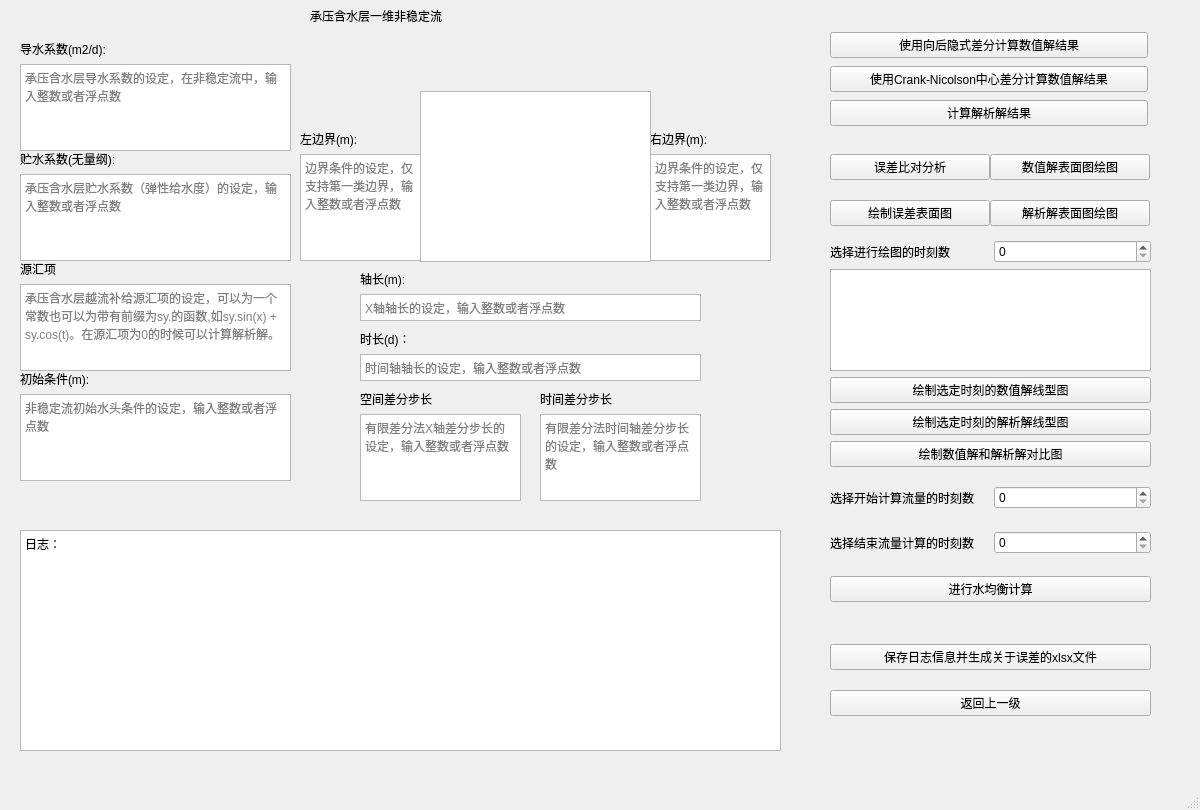
<?xml version="1.0" encoding="UTF-8"?>
<ui version="4.0">
 <class>one_dimension_confined_aquifer_unstable_flow</class>
 <widget class="QMainWindow" name="one_dimension_confined_aquifer_unstable_flow">
  <property name="geometry">
   <rect>
    <x>0</x>
    <y>0</y>
    <width>1200</width>
    <height>810</height>
   </rect>
  </property>
  <property name="windowTitle">
   <string>承压含水层一维非稳定流</string>
  </property>
  <widget class="QWidget" name="centralwidget">
   <widget class="QTextBrowser" name="textBrowser">
    <property name="geometry">
     <rect>
      <x>20</x>
      <y>530</y>
      <width>761</width>
      <height>221</height>
     </rect>
    </property>
    <property name="html">
     <string>&lt;!DOCTYPE HTML PUBLIC &quot;-//W3C//DTD HTML 4.0//EN&quot; &quot;http://www.w3.org/TR/REC-html40/strict.dtd&quot;&gt;
&lt;html&gt;&lt;head&gt;&lt;meta name=&quot;qrichtext&quot; content=&quot;1&quot; /&gt;&lt;style type=&quot;text/css&quot;&gt;
p, li { white-space: pre-wrap; }
&lt;/style&gt;&lt;/head&gt;&lt;body style=&quot; font-family:'SimSun'; font-size:9pt; font-weight:400; font-style:normal;&quot;&gt;
&lt;p style=&quot; margin-top:0px; margin-bottom:0px; margin-left:0px; margin-right:0px; -qt-block-indent:0; text-indent:0px;&quot;&gt;日志：&lt;/p&gt;&lt;/body&gt;&lt;/html&gt;</string>
    </property>
   </widget>
   <widget class="QLabel" name="label">
    <property name="geometry">
     <rect>
      <x>310</x>
      <y>0</y>
      <width>181</width>
      <height>31</height>
     </rect>
    </property>
    <property name="text">
     <string>承压含水层一维非稳定流</string>
    </property>
   </widget>
   <widget class="QWidget" name="verticalLayoutWidget_3">
    <property name="geometry">
     <rect>
      <x>830</x>
      <y>140</y>
      <width>160</width>
      <height>101</height>
     </rect>
    </property>
    <layout class="QVBoxLayout" name="verticalLayout_3">
     <item>
      <widget class="QPushButton" name="error_analysis">
       <property name="text">
        <string>误差比对分析</string>
       </property>
      </widget>
     </item>
     <item>
      <widget class="QPushButton" name="draw_error">
       <property name="text">
        <string>绘制误差表面图</string>
       </property>
      </widget>
     </item>
    </layout>
   </widget>
   <widget class="QWidget" name="gridLayoutWidget">
    <property name="geometry">
     <rect>
      <x>830</x>
      <y>240</y>
      <width>321</width>
      <height>227</height>
     </rect>
    </property>
    <layout class="QGridLayout" name="gridLayout">
     <item row="3" column="0">
      <widget class="QPushButton" name="draw_solve_line">
       <property name="text">
        <string>绘制选定时刻的数值解线型图</string>
       </property>
      </widget>
     </item>
     <item row="1" column="0">
      <layout class="QHBoxLayout" name="horizontalLayout_14">
       <item>
        <widget class="QLabel" name="label_14">
         <property name="text">
          <string>选择进行绘图的时刻数</string>
         </property>
        </widget>
       </item>
       <item>
        <widget class="QSpinBox" name="spinBox_time"/>
       </item>
      </layout>
     </item>
     <item row="2" column="0">
      <widget class="QTextBrowser" name="textBrowser_time"/>
     </item>
     <item row="4" column="0">
      <widget class="QPushButton" name="draw_solve_analytic_solution_line">
       <property name="text">
        <string>绘制选定时刻的解析解线型图</string>
       </property>
      </widget>
     </item>
     <item row="5" column="0">
      <widget class="QPushButton" name="draw_complete">
       <property name="text">
        <string>绘制数值解和解析解对比图</string>
       </property>
      </widget>
     </item>
    </layout>
   </widget>
   <widget class="QWidget" name="verticalLayoutWidget_2">
    <property name="geometry">
     <rect>
      <x>990</x>
      <y>140</y>
      <width>160</width>
      <height>100</height>
     </rect>
    </property>
    <layout class="QVBoxLayout" name="verticalLayout_2">
     <item>
      <widget class="QPushButton" name="draw_solve_surface">
       <property name="text">
        <string>数值解表面图绘图</string>
       </property>
      </widget>
     </item>
     <item>
      <widget class="QPushButton" name="draw_solve_analytic_solution_surface">
       <property name="text">
        <string>解析解表面图绘图</string>
       </property>
      </widget>
     </item>
    </layout>
   </widget>
   <widget class="QWidget" name="verticalLayoutWidget_5">
    <property name="geometry">
     <rect>
      <x>830</x>
      <y>630</y>
      <width>321</width>
      <height>100</height>
     </rect>
    </property>
    <layout class="QVBoxLayout" name="verticalLayout_5">
     <item>
      <widget class="QPushButton" name="save_date">
       <property name="text">
        <string>保存日志信息并生成关于误差的xlsx文件</string>
       </property>
      </widget>
     </item>
     <item>
      <widget class="QPushButton" name="back">
       <property name="text">
        <string>返回上一级</string>
       </property>
      </widget>
     </item>
    </layout>
   </widget>
   <widget class="QWidget" name="verticalLayoutWidget">
    <property name="geometry">
     <rect>
      <x>830</x>
      <y>30</y>
      <width>318</width>
      <height>100</height>
     </rect>
    </property>
    <layout class="QVBoxLayout" name="verticalLayout">
     <item>
      <widget class="QPushButton" name="solve">
       <property name="text">
        <string>使用向后隐式差分计算数值解结果</string>
       </property>
      </widget>
     </item>
     <item>
      <widget class="QPushButton" name="solve_cn">
       <property name="text">
        <string>使用Crank-Nicolson中心差分计算数值解结果</string>
       </property>
      </widget>
     </item>
     <item>
      <widget class="QPushButton" name="solve_analytic_solution">
       <property name="text">
        <string>计算解析解结果</string>
       </property>
      </widget>
     </item>
    </layout>
   </widget>
   <widget class="QWidget" name="verticalLayoutWidget_4">
    <property name="geometry">
     <rect>
      <x>20</x>
      <y>40</y>
      <width>271</width>
      <height>111</height>
     </rect>
    </property>
    <layout class="QVBoxLayout" name="verticalLayout_8">
     <item>
      <widget class="QLabel" name="label_2">
       <property name="text">
        <string>导水系数(m2/d):</string>
       </property>
      </widget>
     </item>
     <item>
      <widget class="QTextEdit" name="transmissivity">
       <property name="placeholderText">
        <string>承压含水层导水系数的设定，在非稳定流中，输入整数或者浮点数</string>
       </property>
      </widget>
     </item>
    </layout>
   </widget>
   <widget class="QWidget" name="verticalLayoutWidget_6">
    <property name="geometry">
     <rect>
      <x>20</x>
      <y>260</y>
      <width>271</width>
      <height>111</height>
     </rect>
    </property>
    <layout class="QVBoxLayout" name="verticalLayout_9">
     <item>
      <widget class="QLabel" name="label_3">
       <property name="text">
        <string>源汇项 </string>
       </property>
      </widget>
     </item>
     <item>
      <widget class="QTextEdit" name="leakage_recharge">
       <property name="placeholderText">
        <string>承压含水层越流补给源汇项的设定，可以为一个常数也可以为带有前缀为sy.的函数,如sy.sin(x) + sy.cos(t)。在源汇项为0的时候可以计算解析解。</string>
       </property>
      </widget>
     </item>
    </layout>
   </widget>
   <widget class="QWidget" name="verticalLayoutWidget_7">
    <property name="geometry">
     <rect>
      <x>360</x>
      <y>270</y>
      <width>341</width>
      <height>51</height>
     </rect>
    </property>
    <layout class="QVBoxLayout" name="verticalLayout_10">
     <item>
      <widget class="QLabel" name="label_7">
       <property name="text">
        <string>轴长(m):</string>
       </property>
      </widget>
     </item>
     <item>
      <widget class="QTextEdit" name="x_length">
       <property name="placeholderText">
        <string>X轴轴长的设定，输入整数或者浮点数</string>
       </property>
      </widget>
     </item>
    </layout>
   </widget>
   <widget class="QWidget" name="verticalLayoutWidget_8">
    <property name="geometry">
     <rect>
      <x>20</x>
      <y>370</y>
      <width>271</width>
      <height>111</height>
     </rect>
    </property>
    <layout class="QVBoxLayout" name="verticalLayout_12">
     <item>
      <widget class="QLabel" name="label_11">
       <property name="text">
        <string>初始条件(m):</string>
       </property>
      </widget>
     </item>
     <item>
      <widget class="QTextEdit" name="initial_condition">
       <property name="placeholderText">
        <string>非稳定流初始水头条件的设定，输入整数或者浮点数</string>
       </property>
      </widget>
     </item>
    </layout>
   </widget>
   <widget class="QWidget" name="verticalLayoutWidget_9">
    <property name="geometry">
     <rect>
      <x>20</x>
      <y>150</y>
      <width>271</width>
      <height>111</height>
     </rect>
    </property>
    <layout class="QVBoxLayout" name="verticalLayout_4">
     <item>
      <widget class="QLabel" name="label_10">
       <property name="text">
        <string>贮水系数(无量纲):</string>
       </property>
      </widget>
     </item>
     <item>
      <widget class="QTextEdit" name="storativity">
       <property name="placeholderText">
        <string>承压含水层贮水系数（弹性给水度）的设定，输入整数或者浮点数</string>
       </property>
      </widget>
     </item>
    </layout>
   </widget>
   <widget class="QWidget" name="verticalLayoutWidget_10">
    <property name="geometry">
     <rect>
      <x>650</x>
      <y>130</y>
      <width>121</width>
      <height>131</height>
     </rect>
    </property>
    <layout class="QVBoxLayout" name="verticalLayout_13">
     <item>
      <widget class="QLabel" name="label_5">
       <property name="text">
        <string>右边界(m):</string>
       </property>
      </widget>
     </item>
     <item>
      <widget class="QTextEdit" name="r_boundary">
       <property name="placeholderText">
        <string>边界条件的设定，仅支持第一类边界，输入整数或者浮点数</string>
       </property>
      </widget>
     </item>
    </layout>
   </widget>
   <widget class="QWidget" name="verticalLayoutWidget_11">
    <property name="geometry">
     <rect>
      <x>300</x>
      <y>130</y>
      <width>121</width>
      <height>131</height>
     </rect>
    </property>
    <layout class="QVBoxLayout" name="verticalLayout_14">
     <item>
      <widget class="QLabel" name="label_4">
       <property name="text">
        <string>左边界(m):</string>
       </property>
      </widget>
     </item>
     <item>
      <widget class="QTextEdit" name="l_boundary">
       <property name="placeholderText">
        <string>边界条件的设定，仅支持第一类边界，输入整数或者浮点数</string>
       </property>
      </widget>
     </item>
    </layout>
   </widget>
   <widget class="QTextBrowser" name="textBrowser_2">
    <property name="geometry">
     <rect>
      <x>420</x>
      <y>91</y>
      <width>231</width>
      <height>171</height>
     </rect>
    </property>
    <property name="html">
     <string>&lt;!DOCTYPE HTML PUBLIC &quot;-//W3C//DTD HTML 4.0//EN&quot; &quot;http://www.w3.org/TR/REC-html40/strict.dtd&quot;&gt;
&lt;html&gt;&lt;head&gt;&lt;meta name=&quot;qrichtext&quot; content=&quot;1&quot; /&gt;&lt;style type=&quot;text/css&quot;&gt;
p, li { white-space: pre-wrap; }
&lt;/style&gt;&lt;/head&gt;&lt;body style=&quot; font-family:'SimSun'; font-size:9pt; font-weight:400; font-style:normal;&quot;&gt;
&lt;p style=&quot; margin-top:0px; margin-bottom:0px; margin-left:0px; margin-right:0px; -qt-block-indent:0; text-indent:0px;&quot;&gt;&lt;img src=&quot;:/od/odcfp.png&quot; /&gt;&lt;/p&gt;&lt;/body&gt;&lt;/html&gt;</string>
    </property>
   </widget>
   <widget class="QWidget" name="verticalLayoutWidget_13">
    <property name="geometry">
     <rect>
      <x>360</x>
      <y>330</y>
      <width>341</width>
      <height>51</height>
     </rect>
    </property>
    <layout class="QVBoxLayout" name="verticalLayout_15">
     <item>
      <widget class="QLabel" name="label_8">
       <property name="text">
        <string>时长(d)：</string>
       </property>
      </widget>
     </item>
     <item>
      <widget class="QTextEdit" name="t_length">
       <property name="placeholderText">
        <string>时间轴轴长的设定，输入整数或者浮点数</string>
       </property>
      </widget>
     </item>
    </layout>
   </widget>
   <widget class="QWidget" name="verticalLayoutWidget_14">
    <property name="geometry">
     <rect>
      <x>540</x>
      <y>390</y>
      <width>161</width>
      <height>111</height>
     </rect>
    </property>
    <layout class="QVBoxLayout" name="verticalLayout_16">
     <item>
      <widget class="QLabel" name="label_13">
       <property name="text">
        <string>时间差分步长</string>
       </property>
      </widget>
     </item>
     <item>
      <widget class="QTextEdit" name="step_time">
       <property name="placeholderText">
        <string>有限差分法时间轴差分步长的设定，输入整数或者浮点数</string>
       </property>
      </widget>
     </item>
    </layout>
   </widget>
   <widget class="QWidget" name="verticalLayoutWidget_15">
    <property name="geometry">
     <rect>
      <x>360</x>
      <y>390</y>
      <width>161</width>
      <height>111</height>
     </rect>
    </property>
    <layout class="QVBoxLayout" name="verticalLayout_7">
     <item>
      <widget class="QLabel" name="label_6">
       <property name="text">
        <string>空间差分步长</string>
       </property>
      </widget>
     </item>
     <item>
      <widget class="QTextEdit" name="step_length">
       <property name="placeholderText">
        <string>有限差分法X轴差分步长的设定，输入整数或者浮点数</string>
       </property>
      </widget>
     </item>
    </layout>
   </widget>
   <widget class="QWidget" name="verticalLayoutWidget_12">
    <property name="geometry">
     <rect>
      <x>830</x>
      <y>470</y>
      <width>321</width>
      <height>151</height>
     </rect>
    </property>
    <layout class="QVBoxLayout" name="verticalLayout_6">
     <item>
      <layout class="QHBoxLayout" name="horizontalLayout_15">
       <item>
        <widget class="QLabel" name="label_15">
         <property name="text">
          <string>选择开始计算流量的时刻数</string>
         </property>
        </widget>
       </item>
       <item>
        <widget class="QSpinBox" name="spinBox_time_start"/>
       </item>
      </layout>
     </item>
     <item>
      <layout class="QHBoxLayout" name="horizontalLayout_16">
       <item>
        <widget class="QLabel" name="label_16">
         <property name="text">
          <string>选择结束流量计算的时刻数</string>
         </property>
        </widget>
       </item>
       <item>
        <widget class="QSpinBox" name="spinBox_time_end"/>
       </item>
      </layout>
     </item>
     <item>
      <widget class="QPushButton" name="hydrological_budget">
       <property name="text">
        <string>进行水均衡计算</string>
       </property>
      </widget>
     </item>
    </layout>
   </widget>
  </widget>
  <widget class="QMenuBar" name="menubar">
   <property name="geometry">
    <rect>
     <x>0</x>
     <y>0</y>
     <width>1200</width>
     <height>26</height>
    </rect>
   </property>
  </widget>
  <widget class="QStatusBar" name="statusbar"/>
 </widget>
 <resources>
  <include location="flowmp.qrc"/>
 </resources>
 <connections/>
</ui>
